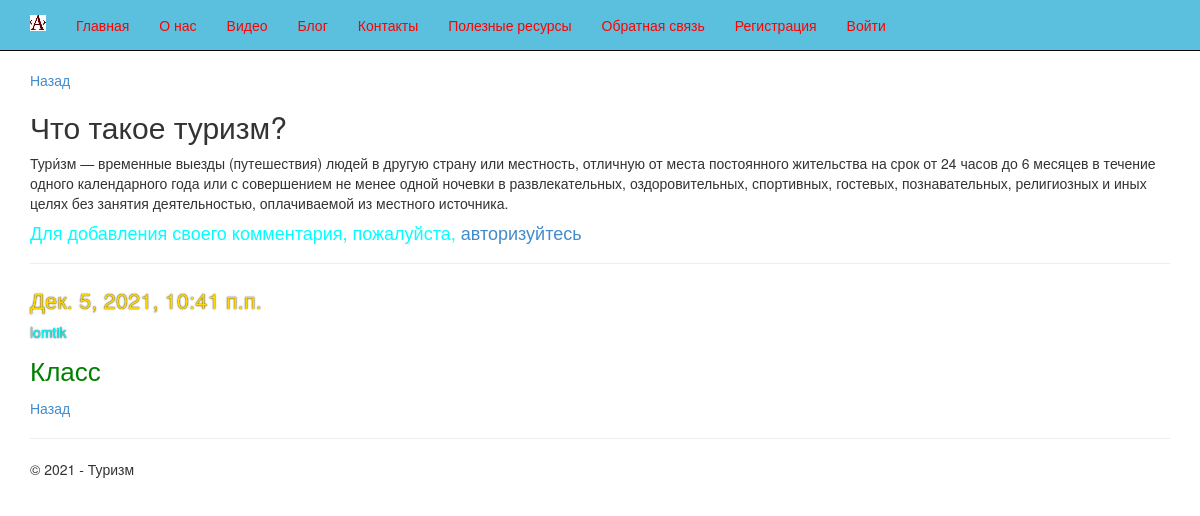
Page /2/ on the committed database.
### app/models.py (models this page shows, shortened)
class Blog(models.Model):
    title = models.CharField(max_length = 100, unique_for_date = "posted", verbose_name = "Заголовок")
    description = models.TextField(verbose_name = "Краткое содержание")
    content = models.TextField(verbose_name = "Полное содержание")
    posted = models.DateTimeField(default = datetime.now(), db_index = True, verbose_name = "Опубликован")
    author = models.ForeignKey(User, null=True, blank=True, on_delete = models.SET_NULL, verbose_name = "Автор")
    image = models.FileField(default = "temp.jpg", verbose_name = "Путь к картинке")

class Comment(models.Model):
    text = models.TextField(verbose_name = "Комментарий")
    date = models.DateTimeField(default = datetime.now(), db_index = True, verbose_name = "Дата")
    author = models.ForeignKey(User, on_delete = models.CASCADE, verbose_name = "Автор")
    post = models.ForeignKey(Blog, on_delete = models.CASCADE, verbose_name = "Статья")
    class Meta:
        db_table = "Comments"
        ordering = ["-date"]
        verbose_name = "Комментарий"
        verbose_name_plural = "Комментарии к статьям блога"

### app/views.py (the view)
# urls.py: url(r'^(?P<parametr>\d+)/$', app.views.blogpost, name='blogpost'),
def blogpost(request, parametr):
    assert isinstance(request, HttpRequest)
    post_1 = Blog.objects.get(id=parametr) # запрос на выбор конкретной статьи по параметру
    comments = Comment.objects.filter(post=parametr)
    if request.method == "POST": # после отправки данных формы на сервер методом POST
        form = CommentForm(request.POST)
        if form.is_valid():
            comment_f = form.save(commit=False)
            comment_f.author = request.user # добавляем (так как этого поля нет в форме) в модель Комментария (Comment) в поле автор авторизованного пользователя
            comment_f.date = datetime.now() # добавляем в модель Комментария (Comment) текущую дату
            comment_f.post = Blog.objects.get(id=parametr) # добавляем в модель Комментария (Comment) статью, для которой данный комментарий
            comment_f.save() # сохраняем изменения после добавления полей
            return redirect('blogpost', parametr=post_1.id) # переадресация на ту же страницу статьи после отправки
    else:
        form = CommentForm() # создание формы для ввода комментария
    return render(
        request,
        'app/blogpost.html',
        {
        'post_1': post_1, # передача конкретной статьи в шаблон веб-страницы
        'comments': comments, # передача всех комментариев к данной статье в шаблон веб-страницы
        'form': form, # передача формы добавления комментария в шаблон веб-страницы
        'year':datetime.now().year,
        }
    )

### app/templates/app/blogpost.html (shortened to what this page needs)
﻿﻿{% extends "app/layout.html" %}
{% block content %}
{% load staticfiles %}
<p><a href="{% url 'blog' %}">Назад</a></p>
    <h2> {{post_1.title}} </h2>
{% autoescape off %}
<p>{{ post_1.content|linebreaksbr }}</p>
{% endautoescape %}
{% if user.is_authenticated %}
    <h3>Добавить комментарий</h3>
    <form method="POST" >{% csrf_token %}
        <div>
        {{form.as_p}}
        <button type="submit" class="save btn btn-default" > Отправить комментарий </button>
        </div>
     </form>
{% else %}
    <h4 style="color:aqua;"> Для добавления своего комментария, пожалуйста, <a href="{% url 'login' %}"> авторизуйтесь </a></h4>
{% endif %}
{% for comment in comments %}
    <hr/>
        <div style="font-size:22px; color:gold; text-shadow:black 0px 0px 1.5px;">
        <h7> {{comment.date}} </h7>
        <h5> {{comment.author}} </h5>
            </div>
    <p style="font-size:26px; color:green;"> {{comment.text|linebreaksbr}} </p>
{% endfor %}
<p><a href="{% url 'blog' %}"> Назад</a></p>
{% endblock %}

### app/static/app/content/site.css (style rules this page uses)
body { padding-top: 50px; padding-bottom: 20px; }

### rows in the picture
Blog: title "Что такое туризм?", content "Тури́зм — временные выезды (путешествия) людей в другую страну или местность, отличную от места постоянного жительства на срок от 24 часов до 6 месяцев в течение одного календарного года или с совершением не менее одной ночевки в развлекательных, оздоровительных, спортивных, гостевых, познавательных, религиозных и иных целях без занятия деятельностью, оплачиваемой из местного источника."
Comment: date "Дек. 5, 2021, 10:41 п.п.", author "lomtik", text "Класс"
